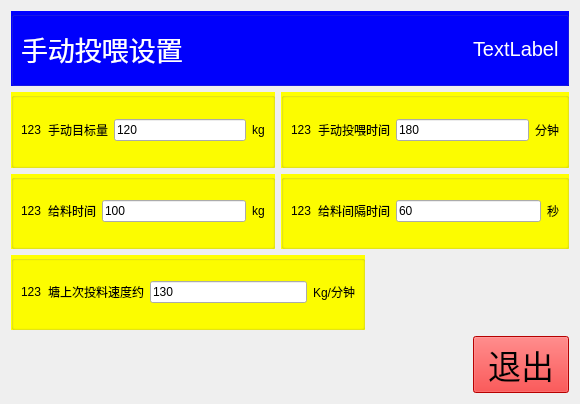
<?xml version="1.0" encoding="UTF-8"?>
<ui version="4.0">
 <class>Form_Maunal</class>
 <widget class="QWidget" name="Form_Maunal">
  <property name="geometry">
   <rect>
    <x>0</x>
    <y>0</y>
    <width>580</width>
    <height>404</height>
   </rect>
  </property>
  <property name="windowTitle">
   <string>Form</string>
  </property>
  <layout class="QGridLayout" name="gridLayout_7">
   <item row="1" column="0">
    <widget class="QGroupBox" name="groupBox_2">
     <property name="font">
      <font>
       <pointsize>15</pointsize>
      </font>
     </property>
     <property name="styleSheet">
      <string notr="true">QGroupBox{ background-color:rgb(255, 255, 0);} 
QGroupBox{ margin-top:0px;}
QGroupBox:title {margin-top: 0px;}</string>
     </property>
     <property name="title">
      <string/>
     </property>
     <layout class="QGridLayout" name="gridLayout_2">
      <item row="0" column="0">
       <widget class="QLabel" name="label_3">
        <property name="text">
         <string>123</string>
        </property>
       </widget>
      </item>
      <item row="0" column="1">
       <widget class="QLabel" name="label_4">
        <property name="text">
         <string>手动目标量</string>
        </property>
       </widget>
      </item>
      <item row="0" column="2">
       <widget class="QLineEdit" name="lineEdit">
        <property name="text">
         <string>120</string>
        </property>
       </widget>
      </item>
      <item row="0" column="3">
       <widget class="QLabel" name="label_5">
        <property name="text">
         <string>kg</string>
        </property>
       </widget>
      </item>
     </layout>
    </widget>
   </item>
   <item row="1" column="1" colspan="3">
    <widget class="QGroupBox" name="groupBox_5">
     <property name="font">
      <font>
       <pointsize>15</pointsize>
      </font>
     </property>
     <property name="styleSheet">
      <string notr="true">QGroupBox{ background-color:rgb(255, 255, 0);} 
QGroupBox{ margin-top:0px;}
QGroupBox:title {margin-top: 0px;}</string>
     </property>
     <property name="title">
      <string/>
     </property>
     <layout class="QGridLayout" name="gridLayout_3">
      <item row="0" column="0">
       <widget class="QLabel" name="label_6">
        <property name="text">
         <string>123</string>
        </property>
       </widget>
      </item>
      <item row="0" column="1">
       <widget class="QLabel" name="label_7">
        <property name="text">
         <string>手动投喂时间</string>
        </property>
       </widget>
      </item>
      <item row="0" column="2">
       <widget class="QLineEdit" name="lineEdit_2">
        <property name="text">
         <string>180</string>
        </property>
       </widget>
      </item>
      <item row="0" column="3">
       <widget class="QLabel" name="label_8">
        <property name="text">
         <string>分钟</string>
        </property>
       </widget>
      </item>
     </layout>
    </widget>
   </item>
   <item row="2" column="0">
    <widget class="QGroupBox" name="groupBox_3">
     <property name="font">
      <font>
       <pointsize>15</pointsize>
      </font>
     </property>
     <property name="styleSheet">
      <string notr="true">QGroupBox{ background-color:rgb(255, 255, 0);} 
QGroupBox{ margin-top:0px;}
QGroupBox:title {margin-top: 0px;}</string>
     </property>
     <property name="title">
      <string/>
     </property>
     <layout class="QGridLayout" name="gridLayout_5">
      <item row="0" column="0">
       <widget class="QLabel" name="label_9">
        <property name="text">
         <string>123</string>
        </property>
       </widget>
      </item>
      <item row="0" column="1">
       <widget class="QLabel" name="label_10">
        <property name="text">
         <string>给料时间</string>
        </property>
       </widget>
      </item>
      <item row="0" column="2">
       <widget class="QLineEdit" name="lineEdit_3">
        <property name="text">
         <string>100</string>
        </property>
       </widget>
      </item>
      <item row="0" column="3">
       <widget class="QLabel" name="label_11">
        <property name="text">
         <string>kg</string>
        </property>
       </widget>
      </item>
     </layout>
    </widget>
   </item>
   <item row="2" column="1" colspan="3">
    <widget class="QGroupBox" name="groupBox_6">
     <property name="font">
      <font>
       <pointsize>15</pointsize>
      </font>
     </property>
     <property name="styleSheet">
      <string notr="true">QGroupBox{ background-color:rgb(255, 255, 0);} 
QGroupBox{ margin-top:0px;}
QGroupBox:title {margin-top: 0px;}</string>
     </property>
     <property name="title">
      <string/>
     </property>
     <layout class="QGridLayout" name="gridLayout_4">
      <item row="0" column="0">
       <widget class="QLabel" name="label_12">
        <property name="text">
         <string>123</string>
        </property>
       </widget>
      </item>
      <item row="0" column="1">
       <widget class="QLabel" name="label_13">
        <property name="text">
         <string>给料间隔时间</string>
        </property>
       </widget>
      </item>
      <item row="0" column="2">
       <widget class="QLineEdit" name="lineEdit_4">
        <property name="text">
         <string>60</string>
        </property>
       </widget>
      </item>
      <item row="0" column="3">
       <widget class="QLabel" name="label_14">
        <property name="text">
         <string>秒</string>
        </property>
       </widget>
      </item>
     </layout>
    </widget>
   </item>
   <item row="3" column="0" colspan="2">
    <widget class="QGroupBox" name="groupBox_4">
     <property name="font">
      <font>
       <pointsize>15</pointsize>
      </font>
     </property>
     <property name="styleSheet">
      <string notr="true">QGroupBox{ background-color:rgb(255, 255, 0);} 
QGroupBox{ margin-top:0px;}
QGroupBox:title {margin-top: 0px;}</string>
     </property>
     <property name="title">
      <string/>
     </property>
     <layout class="QGridLayout" name="gridLayout_6">
      <item row="0" column="0">
       <widget class="QLabel" name="label_15">
        <property name="text">
         <string>123</string>
        </property>
       </widget>
      </item>
      <item row="0" column="1">
       <widget class="QLabel" name="label_16">
        <property name="text">
         <string>塘上次投料速度约</string>
        </property>
       </widget>
      </item>
      <item row="0" column="2">
       <widget class="QLineEdit" name="lineEdit_5">
        <property name="text">
         <string>130</string>
        </property>
       </widget>
      </item>
      <item row="0" column="3">
       <widget class="QLabel" name="label_17">
        <property name="text">
         <string>Kg/分钟</string>
        </property>
       </widget>
      </item>
     </layout>
    </widget>
   </item>
   <item row="3" column="2" colspan="2">
    <spacer name="horizontalSpacer_2">
     <property name="orientation">
      <enum>Qt::Horizontal</enum>
     </property>
     <property name="sizeHint" stdset="0">
      <size>
       <width>198</width>
       <height>20</height>
      </size>
     </property>
    </spacer>
   </item>
   <item row="4" column="0" colspan="3">
    <spacer name="horizontalSpacer_3">
     <property name="orientation">
      <enum>Qt::Horizontal</enum>
     </property>
     <property name="sizeHint" stdset="0">
      <size>
       <width>456</width>
       <height>20</height>
      </size>
     </property>
    </spacer>
   </item>
   <item row="4" column="3">
    <widget class="QPushButton" name="btn_Quit">
     <property name="font">
      <font>
       <pointsize>25</pointsize>
      </font>
     </property>
     <property name="styleSheet">
      <string notr="true">QPushButton { background-color:rgb(255, 0, 0);} 
QPushButton:hover { background-color: rgb(255, 50, 0); }</string>
     </property>
     <property name="text">
      <string>退出</string>
     </property>
    </widget>
   </item>
   <item row="0" column="0" colspan="4">
    <widget class="QGroupBox" name="groupBox">
     <property name="styleSheet">
      <string notr="true">QGroupBox{ background-color:rgb(0, 0, 255);} 
QGroupBox{ margin-top:0px;}
QGroupBox:title {margin-top: 0px;}</string>
     </property>
     <property name="title">
      <string/>
     </property>
     <layout class="QGridLayout" name="gridLayout">
      <item row="0" column="0">
       <widget class="QLabel" name="label">
        <property name="font">
         <font>
          <pointsize>20</pointsize>
         </font>
        </property>
        <property name="styleSheet">
         <string notr="true">QLabel{color:rgb(255, 255, 255);}</string>
        </property>
        <property name="text">
         <string>手动投喂设置</string>
        </property>
       </widget>
      </item>
      <item row="0" column="1">
       <spacer name="horizontalSpacer">
        <property name="orientation">
         <enum>Qt::Horizontal</enum>
        </property>
        <property name="sizeHint" stdset="0">
         <size>
          <width>276</width>
          <height>20</height>
         </size>
        </property>
       </spacer>
      </item>
      <item row="0" column="2">
       <widget class="QLabel" name="label_Data">
        <property name="font">
         <font>
          <pointsize>15</pointsize>
         </font>
        </property>
        <property name="styleSheet">
         <string notr="true">QLabel{color:rgb(255, 255, 255);}</string>
        </property>
        <property name="text">
         <string>TextLabel</string>
        </property>
       </widget>
      </item>
     </layout>
    </widget>
   </item>
  </layout>
 </widget>
 <resources/>
 <connections>
  <connection>
   <sender>btn_Quit</sender>
   <signal>clicked()</signal>
   <receiver>Form_Maunal</receiver>
   <slot>close()</slot>
   <hints>
    <hint type="sourcelabel">
     <x>522</x>
     <y>366</y>
    </hint>
    <hint type="destinationlabel">
     <x>289</x>
     <y>201</y>
    </hint>
   </hints>
  </connection>
 </connections>
</ui>
